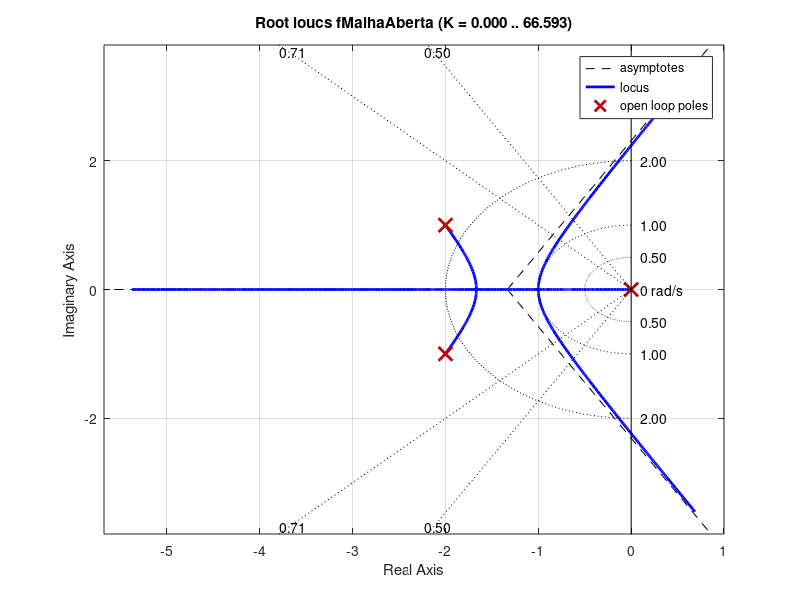

Here is the MATLAB script that generated this plot: (Note: this script raises an error after producing the figure.)
% Felipe Bandeira
% terceira questão
clear all
% função de malha aberta
fMalhaAberta = tf([1], [1 4 5 0]);
rlocus(fMalhaAberta);
sgrid([0.5 0.707], [0.5 1 2]);
[K, r] = rlocfind(fMalhaAberta);
% Após posicionar o cursor no devido local para o ZETA = 0.5
% os valores de K e r são atualizados, e são,
% K =
%   4.3259
% r = 
%  -2.7551 + 0.0000i
%  -0.6225 + 1.0875i
%  -0.6225 - 1.0875i